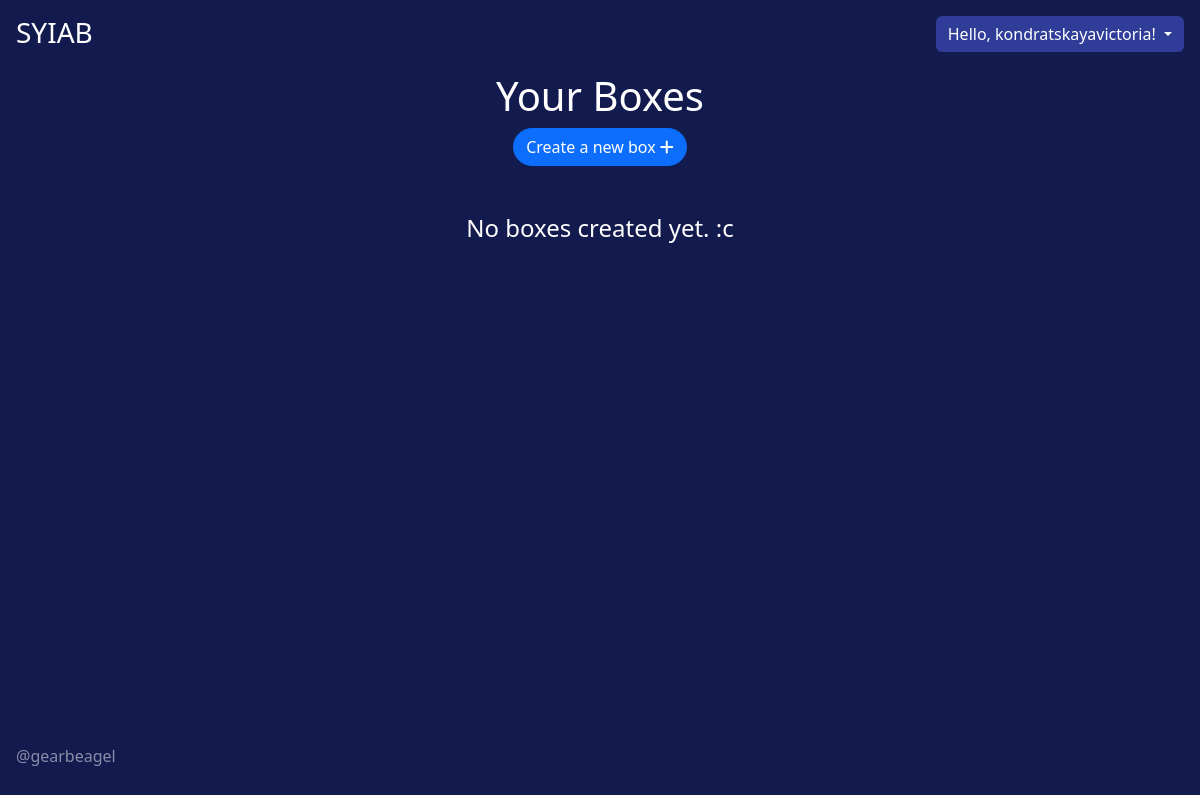
The page / (signed in) on the database as committed earlier.
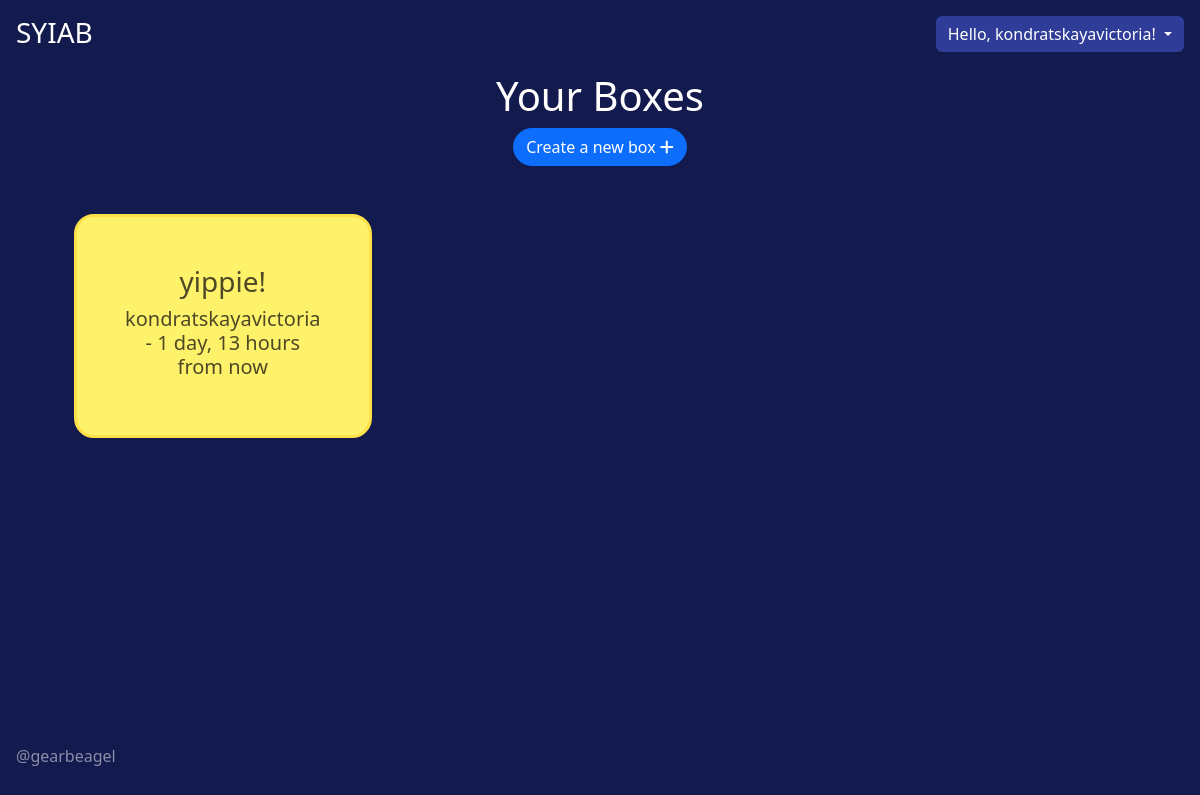
The same page on the database as committed later.
### boxes/models.py (models this page shows, shortened)
class Box(models.Model):
    class Statuses(models.TextChoices):
        EDITED = 'E', _('Edited')
        LOCKED = 'L', _('Locked')
        OPENED = 'O', _('Opened')
    name = models.CharField(max_length=100)
    creator = models.ForeignKey(User, on_delete=models.CASCADE)
    date_created = models.DateTimeField(default=timezone.now)
    date_opening = models.DateTimeField()
    status = models.CharField(choices=Statuses.choices, default=Statuses.EDITED, max_length=100)

### registration/views.py (the view)
# urls.py: 2. Add a URL to urlpatterns:  path('', views.home, name='home')
def home(request):
    context = {}
    message = ''
    context['message'] = message
    if request.user.is_authenticated:
        boxes = Box.objects.filter(creator=request.user).all().order_by('-date_created')
        if boxes:
            for box in boxes:
                box.humanized_opening_date = humanize.naturaltime(box.date_opening)
            context['boxes'] = boxes
    return render(request, 'main.html', context)

### templates/main.html (shortened to what this page needs)
{% load static %}
<!DOCTYPE html>
<html lang="en" class="h-100" data-bs-theme="auto">
<head>
    <link href="https://cdn.jsdelivr.net/npm/bootstrap@5.3.3/dist/css/bootstrap.min.css" rel="stylesheet"
>
    <link href="{% static 'fontawesomefree/css/fontawesome.css' %}" rel="stylesheet" type="text/css">
    <link href="{% static 'fontawesomefree/css/brands.css' %}" rel="stylesheet" type="text/css">
    <link href="{% static 'fontawesomefree/css/solid.css' %}" rel="stylesheet" type="text/css">
</head>
<body class="d-flex h-100 text-center text-bg-dark" style="background-color: #131A4E !important;">
<div class="cover-container d-flex w-100 h-100 p-3 mx-auto flex-column">
    <header class="mb-3 sticky-md-top">
        <div>
            <a href="{% url "home" %}" style="text-decoration: none"><h3 class="float-md-start mb-0">SYIAB</h3></a>
        </div>
        {% if user.is_authenticated %}
            <div class="dropdown-menu-end float-md-end">
                <button class="btn btn-secondary dropdown-toggle" type="button" id="dropdownMenuButton"
                        data-bs-toggle="dropdown" aria-expanded="false" style="background-color: #2F3D99; border: none">
                    Hello, {{ user.username }}!
                </button>
            </div>
        {% endif %}
    </header>
    <main>
        <div class="position-fixed top-0 end-0 p-3 mt-5">
        </div>
        {% block content %}
            {% if not user.is_authenticated %}
                <div class="px-3">
                    <h1>See You in a Bunch.</h1>
                    <p class="lead">"See you in a Bunch" (or SYIAB) is a web application, that serves as a time
                        capsule.</p>
                    <p class="lead">
                        <a href="{% url 'registration' %}" class="btn btn-lg btn-light fw-bold border-white bg-white">Get
                            Started</a>
                    </p>
                </div>
            {% else %}
                <div class="mt-1">
                    <h1>Your Boxes</h1>
                    <a href="{% url 'create' %}" title='Create a new box'>
                        <button class="btn btn-primary btn-floating" style="border-radius: 20px">Create a new box <i
                            class="fas fa-plus"></i></button></a>
                    {% if boxes %}
                        <div class="grid-container mt-5 justify-content-center"
                             data-masonry='{"percentPosition": true }'>
                            {% for box in boxes %}
                                <div class="col-sm-5 col-lg-3 mb-4 mx-lg-5">
                                    {% if box.status == 'E' or box.status == "O" %}
                                        <a href="{% url 'view_box' box_id=box.id %}">
                                        <div class="card p-5" style="margin: 10px">
                                        <h3>{{ box.name }}</h3>
                                        <h5>{{ box.creator.username }} - {{ box.humanized_opening_date }}</h5>
                                    {% else %}
                                        <div class="card p-5 mx-5" style="margin: 10px">
                                        <h3>{{ box.name }}</h3>
                                        <h5>{{ box.creator.username }} - {{ box.humanized_opening_date }}</h5>
                                    {% endif %}
                                    </div></a>
                                </div>
                            {% endfor %}
                        </div>
                    {% else %}
                        <div class="mt-5">
                            <h4>No boxes created yet. :c</h4>
                        </div>
                    {% endif %}
                </div>
            {% endif %}
        {% endblock %}
    </main>
    {% block footer %}
        <footer class="mt-xl-auto text-white-50 sticky-md-bottom">
            <div class="float-md-start">
                <p>@gearbeagel</p>
            </div>
        </footer>
    {% endblock %}
</div>
</body>
</html>

Rows that differ between the two databases and show on the page:
added Box: name "yippie!", creator.username "kondratskayavictoria", humanized_opening_date "1 day, 13 hours from now"
Other text that changed with them:
text no longer shown: "No boxes created yet. :c"
